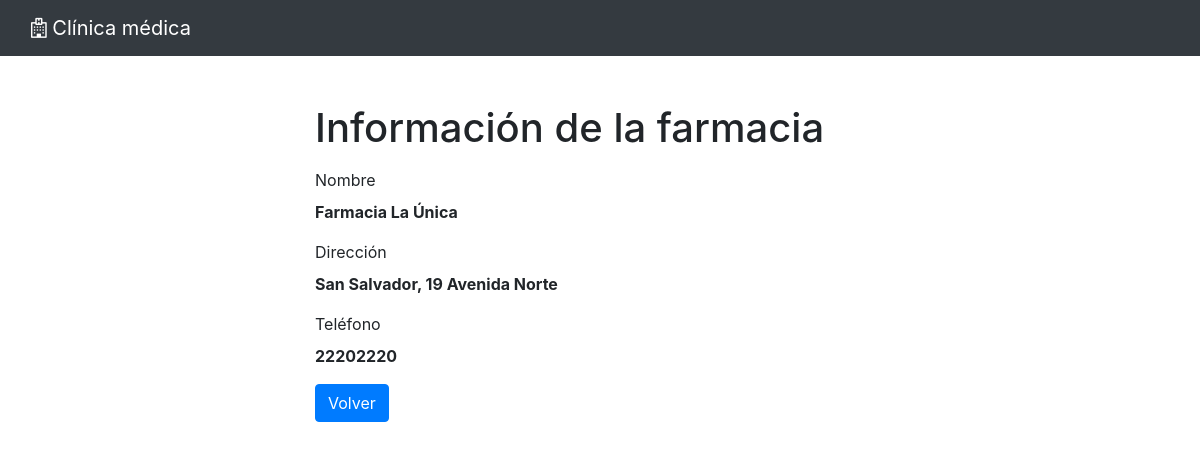
Screenshot of /farmacias/read.php?id=1 with the database file from the repository.
### tables this page shows
CREATE TABLE `farmacias` (
  `id` int(11) NOT NULL,
  `nombre` varchar(50) DEFAULT NULL,
  `direccion` varchar(100) DEFAULT NULL,
  `telefono` varchar(8) DEFAULT NULL
);

### farmacias/read.php (the view, shortened to what this page needs)
<?php
require_once "../config.php";
if (isset($_GET["id"]) && !empty(trim($_GET["id"]))) {
    $sql = "SELECT * FROM farmacias WHERE id = ?";
    if ($stmt = mysqli_prepare($link, $sql)) {
        mysqli_stmt_bind_param($stmt, "i", $param_id);
        if (mysqli_stmt_execute($stmt)) {
            $result = mysqli_stmt_get_result($stmt);
            if (mysqli_num_rows($result) == 1) {
                $row = mysqli_fetch_array($result, MYSQLI_ASSOC);
                $name = $row["nombre"];
                $address = $row["direccion"];
                $phone = $row["telefono"];
            } else {
                header("location: error.php");
                exit();
            }
        } else {
            echo "Hubo un error al obtener la información de la farmacia.";
        }
    }
} else {
    header("location: error.php");
    exit();
}
?>
<!DOCTYPE html>
<html lang="en">
<head>
    <link rel="stylesheet" href="https://stackpath.bootstrapcdn.com/bootstrap/4.5.2/css/bootstrap.min.css">
    <link rel="stylesheet" href="https://maxcdn.bootstrapcdn.com/font-awesome/4.7.0/css/font-awesome.min.css">
</head>
<body>
<nav class="navbar navbar-dark bg-dark">
    <div class="container-fluid">
        <a class="navbar-brand" style="color:white"><i class="fa fa-hospital-o"></i> Clínica médica</a>
    </div>
</nav>
<div class="wrapper">
    <div class="container-fluid">
        <div class="row">
            <div class="col-md-12">
                <h1 class="mt-5 mb-3">Información de la farmacia</h1>
                <div class="form-group">
                    <label>Nombre</label>
                    <p><b><?php echo $name?></b></p>
                </div>
                <div class="form-group">
                    <label>Dirección</label>
                    <p><b><?php echo $address ?></b></p>
                </div>
                <div class="form-group">
                    <label>Teléfono</label>
                    <p><b><?php echo $phone ?></b></p>
                </div>
                <p><a href="index.php" class="btn btn-primary">Volver</a></p>
            </div>
        </div>
    </div>
</div>
</body>
</html>

### farmacias/read.php (style rules this page uses)
.wrapper { width: 600px; margin: 0 auto; }

### rows the page displays
farmacias: nombre "Farmacia La Única", direccion "San Salvador, 19 Avenida Norte", telefono "22202220"
